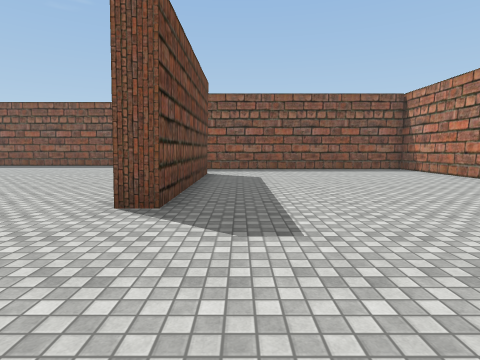
View 1 (above)

23 first-person views from a walk through a scene from a Unity 3-D project. The camera is 1.5 m above the floor, tilts 6° down and sees 80° across. The floor is counted in squares, 2 m on a side. Each view is taken from the middle of a square. On the plan, view 1 faces up. The plan holds only what a view shows up to about 10 squares ahead; the rest is blank. The place goes on beyond the plan. Some animated figures are left out. Some surface patterns are stand-ins.

View 2
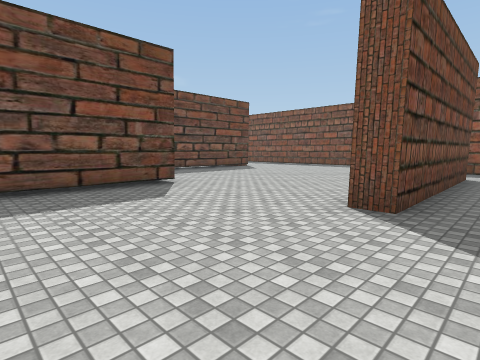

View 3
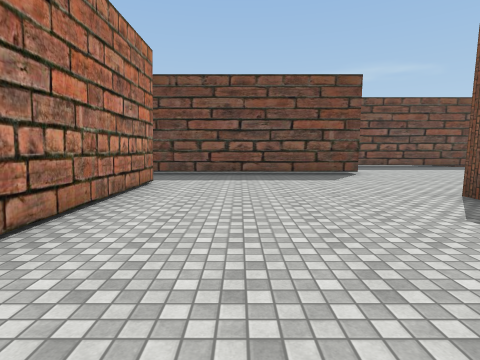

View 4
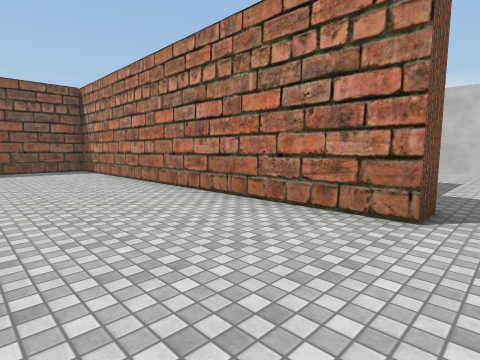

View 5
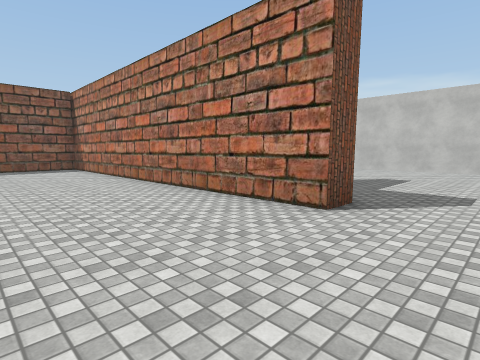

View 6
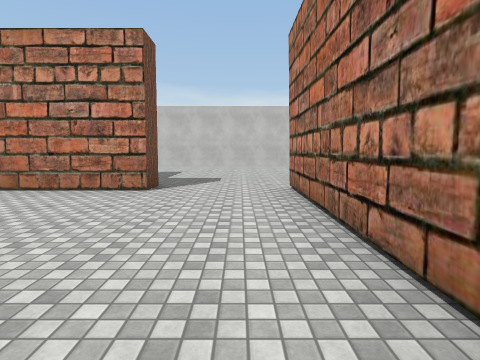

View 7
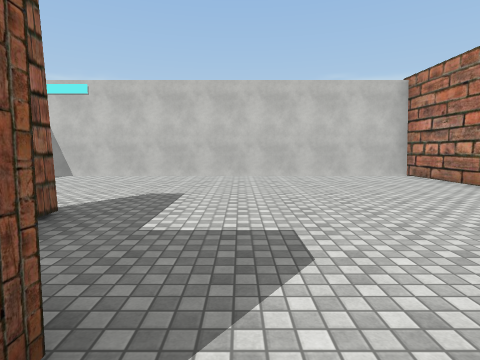

View 8
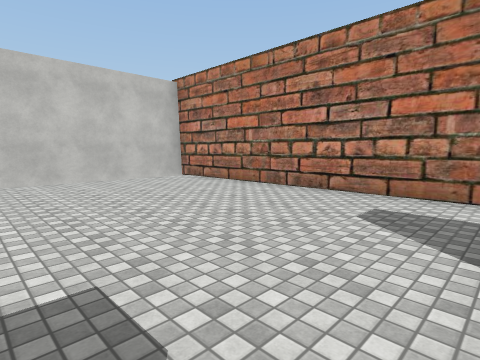

View 9
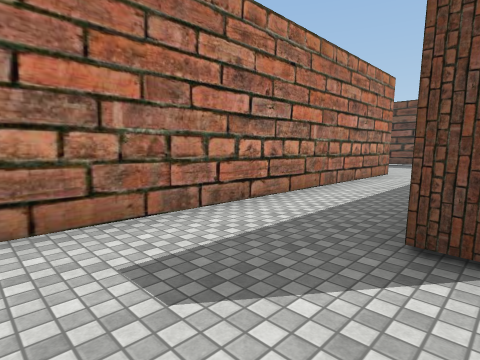

View 10
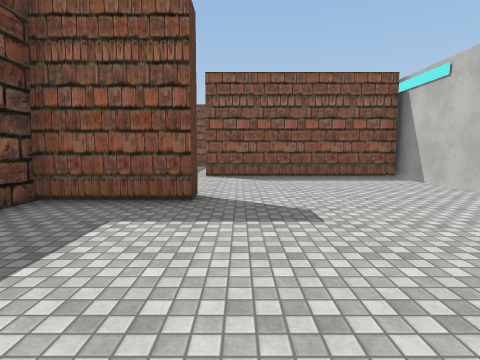

View 11
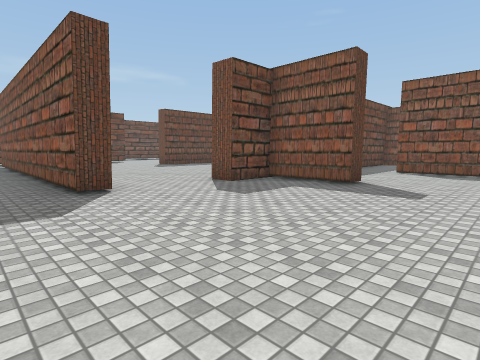

View 12
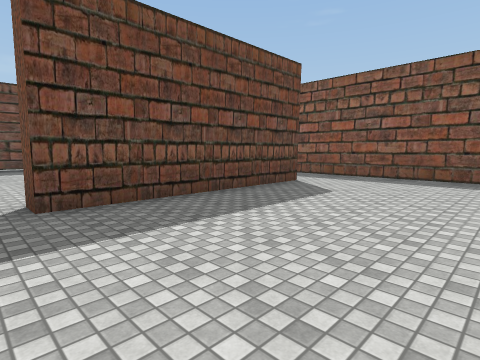

View 13
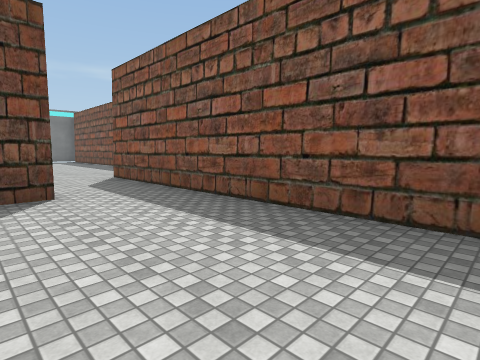

View 14
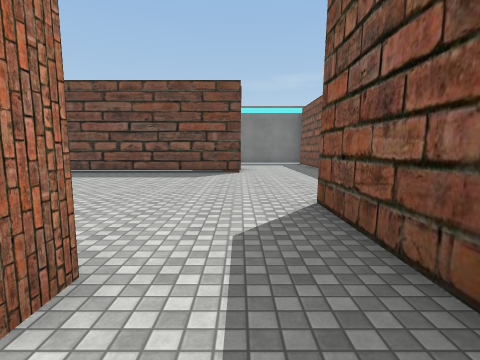

View 15
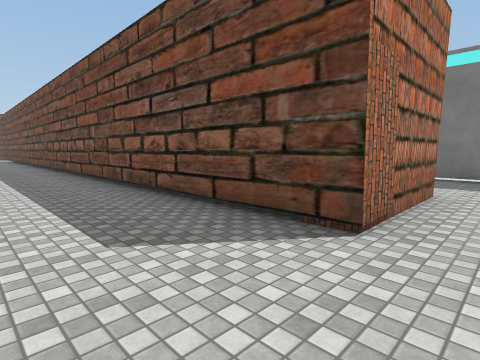

View 16
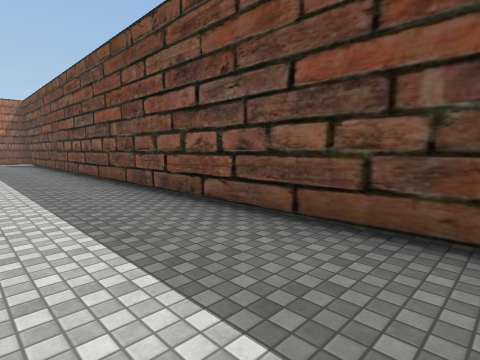

View 17
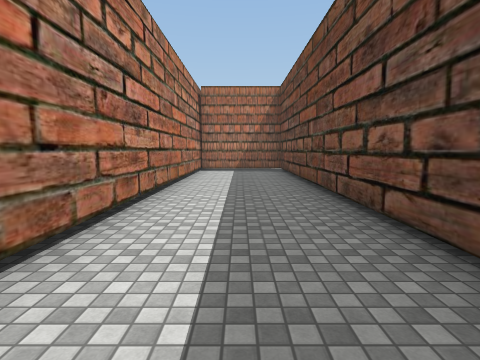

View 18
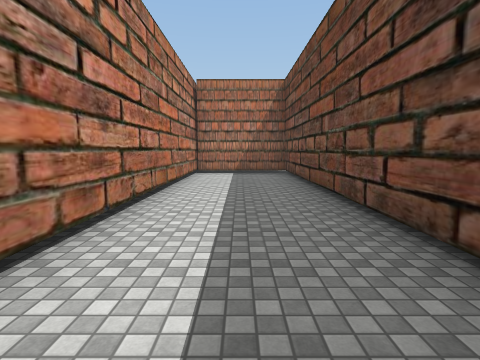

View 19
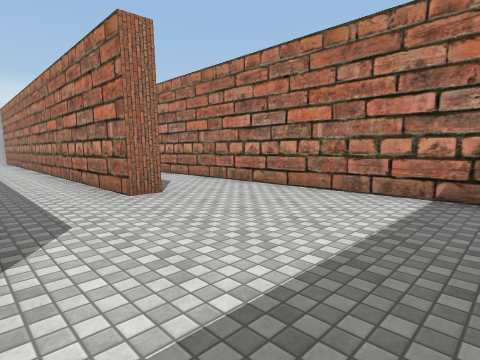

View 20
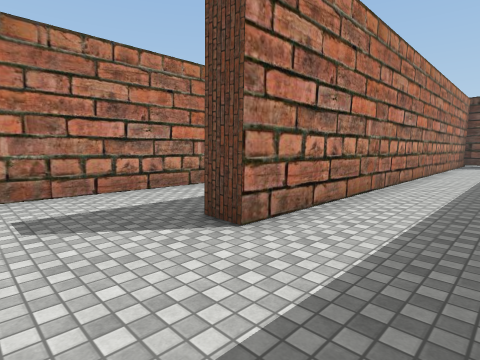

View 21
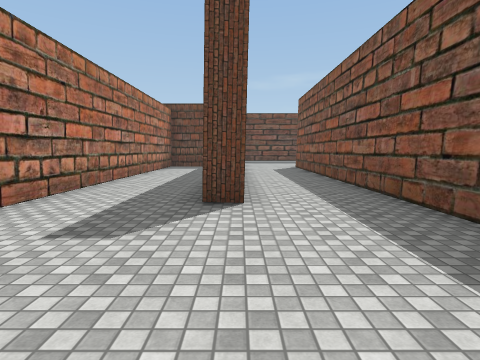

View 22
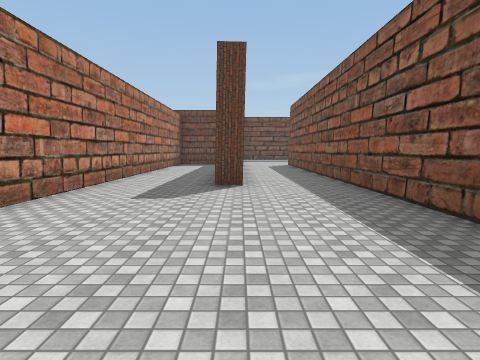

View 23
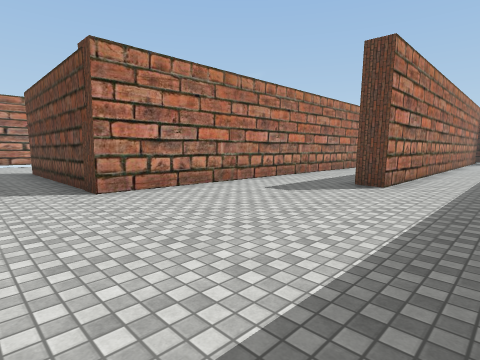

### Floor plan
Ten units are one square. View 1 is at (0, 0); x grows to the right and y downward. Boxes are objects, and circles mark ways between rooms. Rooms are numbered by the first view taken in them; rooms with no view inside come last. Other rooms are left out.
<svg viewBox="-130 -116 280 249">
<path fill="none" stroke="#000" d="M-58 -38 -58 16M-35 20 55 20M-16 -90 -10 -90 -10 -36 -16 -36M63 -7 63 -111 -41 -111M-125 -100 -95 -100 -95 123 -66 123M-66 128 -66 36M93 -28 93 -21 70 -21 70 -7 63 -7M55 20 67 20 67 26 -8 26M145 -62 90 -62M-5 50 145 50 145 -65M-5 56 -5 50M-46 79 -14 79M-58 16 -58 28M112 56 19 56M20 111 123 111M-14 79 80 79 80 86"/>
<circle cx="65" cy="5" r="3" fill="#2a7"/>
<circle cx="-45" cy="20" r="3" fill="#2a7"/>
<circle cx="-10" cy="35" r="3" fill="#2a7"/>
<circle cx="-5" cy="65" r="3" fill="#2a7"/>
<text x="-30" y="-30">1</text>
<text x="90" y="0">2</text>
<text x="-30" y="50">3</text>
<text x="70" y="70">4</text>
</svg>
Room 1 opens to room 2. Room 1 opens to room 3. Room 2 opens to room 3. Room 3 opens to room 4.

Where each view was taken, in squares from view 1:
view 1: 0 up, 0 right, facing up
view 2: 0 up, 0 right, facing up-left
view 3: 0 up, 3 right, facing left
view 4: 0 up, 3 right, facing up-right
view 5: 1 down, 3 right, facing up-right
view 6: 1 down, 1 right, facing right
view 7: 0 up, 6 right, facing right
view 8: 0 up, 7 right, facing down-right
view 9: 2 down, 9 right, facing down-left
view 10: 2 down, 10 right, facing up
view 11: 4 down, 12 right, facing up-left
view 12: 3 up, 3 right, facing up-left
view 13: 8 up, 4 right, facing up-left
view 14: 10 up, 0 right, facing left
view 15: 11 up, 7 left, facing down-left
view 16: 4 up, 7 left, facing down-left
view 17: 2 down, 8 left, facing down
view 18: 3 down, 8 left, facing down
view 19: 3 down, 5 left, facing down-right
view 20: 6 down, 10 right, facing down-left
view 21: 8 down, 12 right, facing left
view 22: 8 down, 14 right, facing left
view 23: 6 down, 14 right, facing down-left
